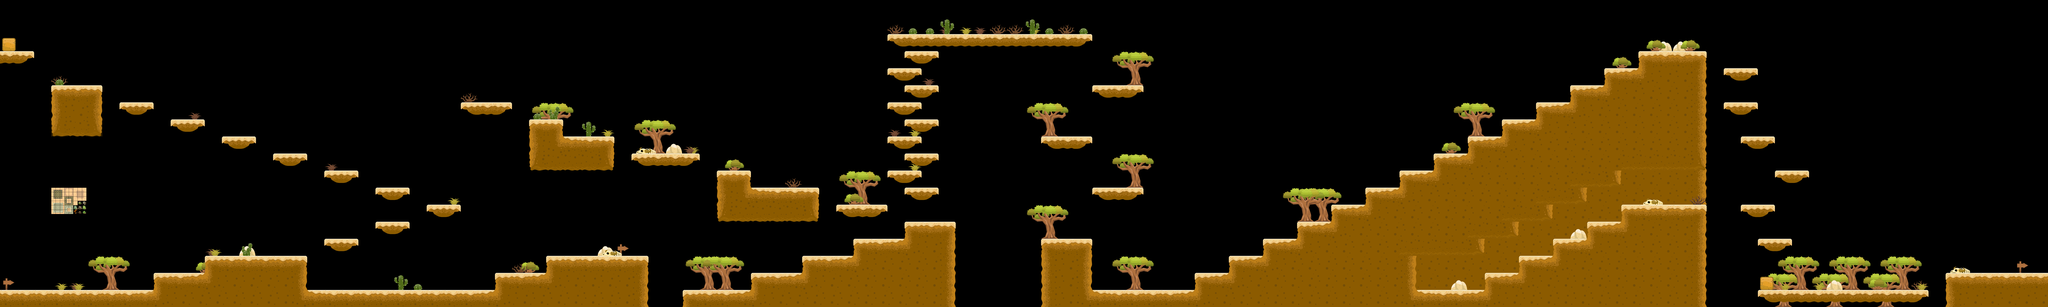

This game map was drawn from its Tiled (.tmx) file and the tilesets committed beside it. A one-line description and the trimmed map source follow:
An orthogonal 120x18 tile map with 128x128 px tiles, 6 tile layers (background, foreground, Gen 1 foreground, Gen 2 foreground - 2, ...), 1 image layer.

<map version="1.11" tiledversion="1.11.2" orientation="orthogonal" renderorder="right-down" width="120" height="18" tilewidth="128" tileheight="128" infinite="0" nextlayerid="11" nextobjectid="1">
 <tileset firstgid="1" name="gameart2d-desert" tilewidth="128" tileheight="128" tilecount="40" columns="5">
  <image source="gameart2d-desert.png" width="640" height="1024" />
  <tile id="2">
   <properties>
    <property name="type" type="int" value="1" />
   </properties>
  </tile>
  <tile id="7">
   <properties>
    <property name="type" type="int" value="1" />
   </properties>
  </tile>
 </tileset>
 <layer id="1" name="background" width="120" height="18">
  <data>[2160 cells, 164 non-empty, 20 distinct tile ids]</data>
 </layer>
 <layer id="2" name="foreground" width="120" height="18">
  <data>[2160 cells, 622 non-empty, 38 distinct tile ids]</data>
 </layer>
 <group id="3" name="Gen 1 group">
  <layer id="6" name="Gen 1 foreground" width="120" height="18">
   <data>[2160 cells, 19 non-empty, 8 distinct tile ids]</data>
  </layer>
  <group id="4" name="Gen 2 group" opacity="0.3">
   <layer id="8" name="Gen 2 foreground - 2" width="120" height="18">
    <data>[2160 cells, 10 non-empty, 10 distinct tile ids]</data>
   </layer>
   <layer id="7" name="Gen 2 foreground - 1" width="120" height="18">
    <data>[2160 cells, 3 non-empty, 3 distinct tile ids]</data>
   </layer>
   <group id="5" name="Gen 3 group">
    <layer id="9" name="Gen 3 foreground" width="120" height="18">
     <data>[2160 cells, 27 non-empty, 11 distinct tile ids]</data>
    </layer>
   </group>
  </group>
  <imagelayer id="10" name="Gen 1 image layer" offsetx="384" offsety="1408">
   <image source="tmw_desert_spacing.png" width="265" height="199" />
  </imagelayer>
 </group>
</map>
